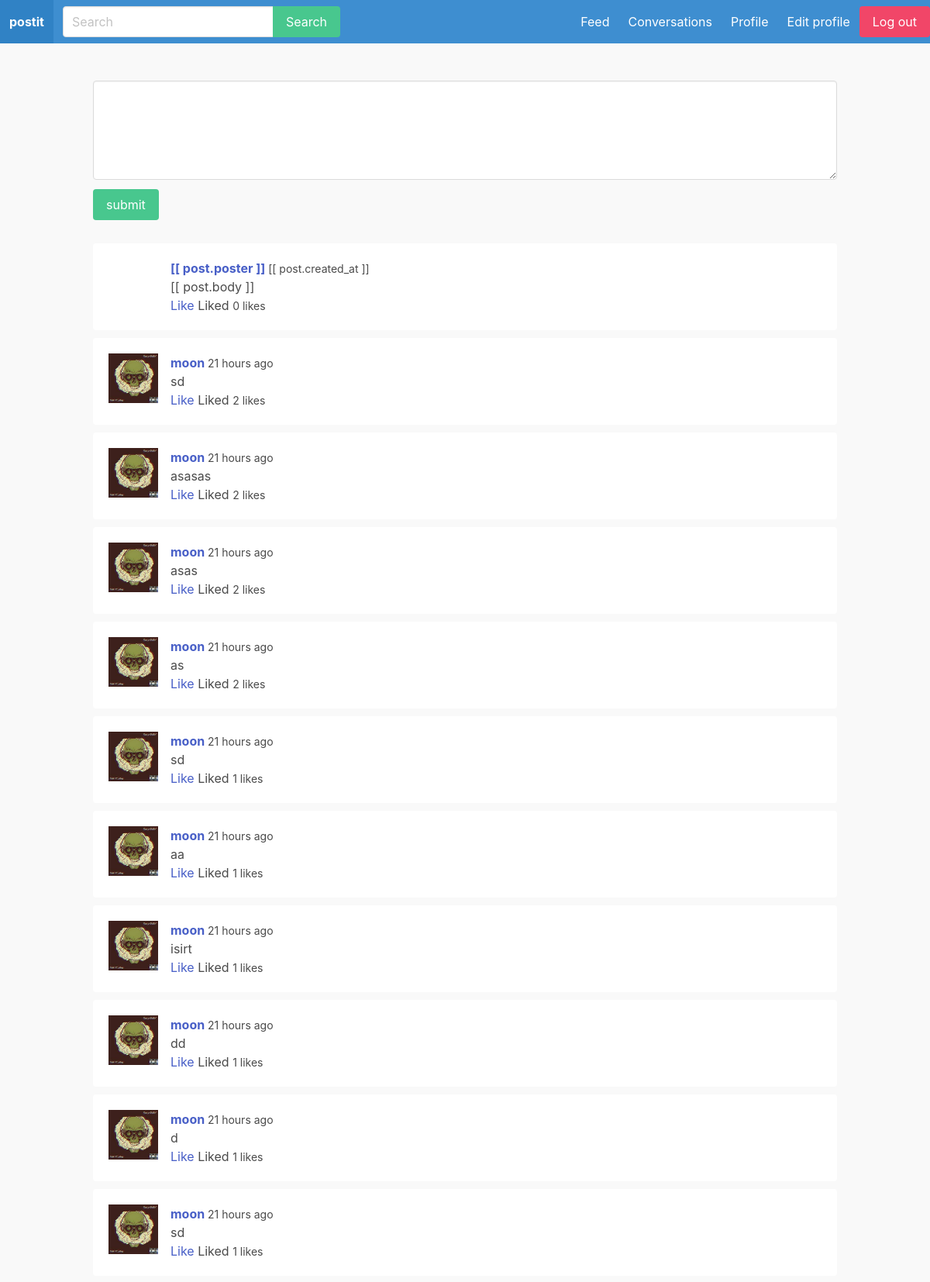
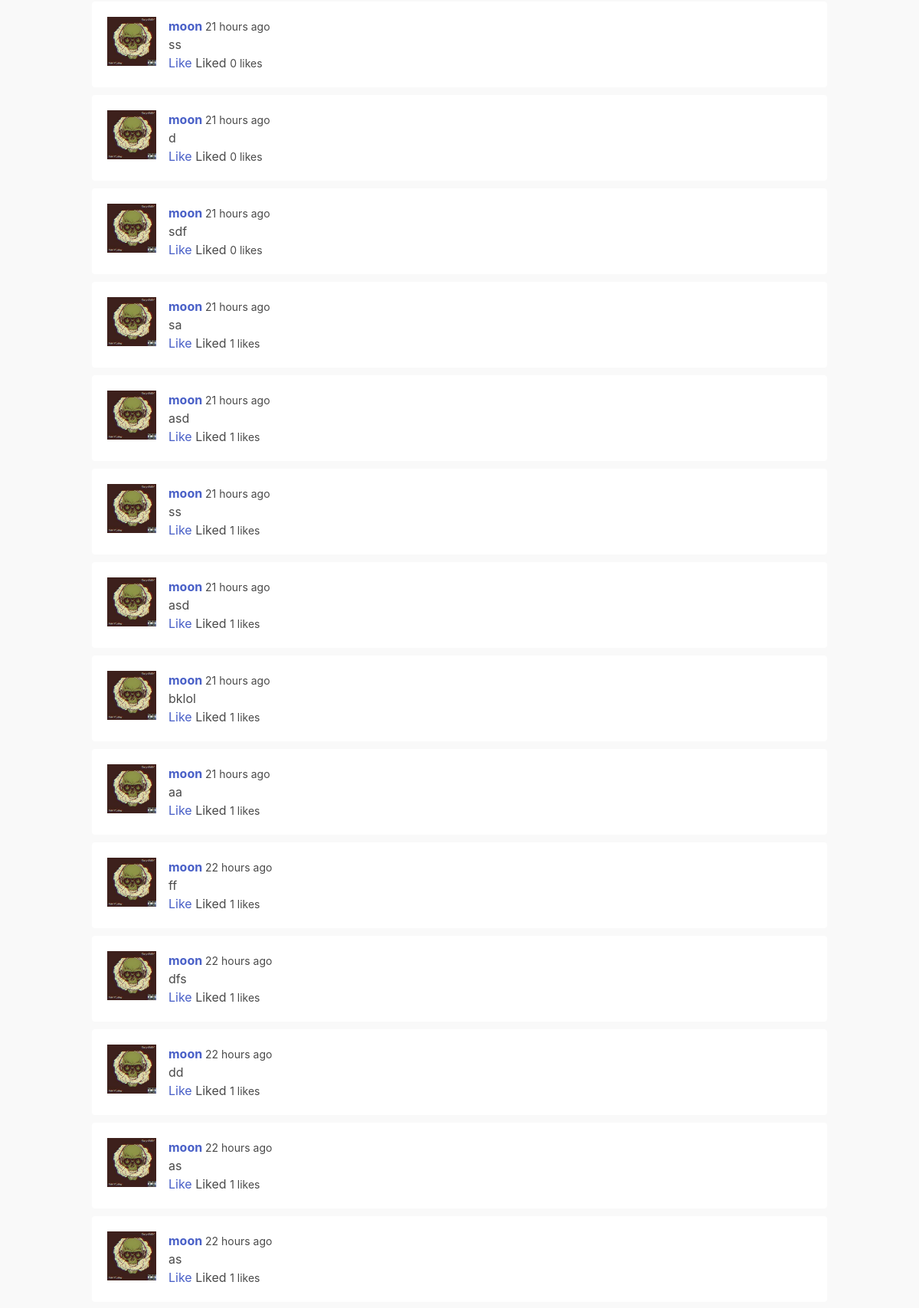
The page /feed/ (signed in, upper part) on the database its author committed (2 pictures, top to bottom).
### apps/feed/models.py (models this page shows)
class post(models.Model):
	body = models.CharField(max_length=255)
	created_by = models.ForeignKey(User, related_name='posts', on_delete= models.CASCADE)
	created_at = models.DateTimeField(auto_now_add=True)
	class Meta:
		ordering = ('-created_at', )

### apps/postitprofile/models.py (models this page shows)
class PostitProfile(models.Model):
	user = models.OneToOneField(User, on_delete=models.CASCADE)
	follows = models.ManyToManyField('self', related_name = "followed_by", symmetrical = False)
	avatar = models.ImageField(upload_to = 'uploads/', blank = True, null = True)

### apps/feed/views.py (the view)
# urls.py: path('feed/', feed, name = 'feed'),
@login_required
def feed(request):
	userids = [request.user.id]
	for poster in request.user.postitprofile.follows.all():
		userids.append(poster.user.id)
	posts = post.objects.filter(created_by_id__in=userids)
	for p in posts:
		likes = p.likes.filter(created_by_id = request.user.id)
		if likes.count() > 0:
			p.liked = True
		else:
			p.liked = False
	return render(request, 'feed/feed.html', {'posts': posts})

### apps/feed/templates/feed/feed.html (shortened to what this page needs)
{% extends 'core/base.html' %}
{% load humanize  %}
{% block content %}
	<div class="container" id = 'feedapp'>
		<div class="columns">
			<div class="column is-12">
				<div class="wrapper-form">
					<form v-on:submit.prevent = "submit_post()">
						<div class="field">
							<div class="control">
								<textarea class = "textarea" v-model = "body" placeholder = "What are you posting?">
								</textarea>
							</div>
						</div>
						<div class="field">
							<div class="control">
								<button class = "button is-success"> submit </button>
							</div>
						</div>
					</form>
				</div>
				<div class="wrapper-posts">
					<div class = "post" v-for = "post in posts">
						<article class="media">
							<figure class="media-left">
								<p class="image is-64x64">
								</p>
							</figure>
							<div class="media-content">
								<div class="content">
									<p>
										<strong> <a href = "{% url 'postitprofile' request.user.username %}">  [[ post.poster ]] </a></strong>
										<small> [[ post.created_at ]] </small>
										<br>
										[[ post.body ]]
										<br>
										<a @click="LikePost(post.id)" v-if="!liked_posts.includes(post.id)"> Like </a>
										<span v-if="liked_posts.includes(post.id)"> Liked </span>
										<small v-bind:id="dynamicid">0 likes</small>
									</p>
								</div>
							</div>
						</article>
					</div>
					{% for post in posts %}
						<div class="post">
							<article class="media">
								<figure class="media-left">
									<p class="image is-64x64">
										{%if post.created_by.postitprofile.avatar %}
											<img src="{{ post.created_by.postitprofile.avatar.url }}">
										{% endif %}
									</p>
								</figure>
								<div class="media-content">
									<div class="content">
										<p>
											<strong> <a href = "{% url 'postitprofile' post.created_by.username %}"> {{ post.created_by.username }} </a> </strong>
											<small> {{ post.created_at | naturaltime }} </small>
											<br>
											{{ post.body }}
											<br>
											<a @click="LikePost({{ post.id }})" v-if="!liked_posts.includes({{ post.id }})"> Like </a>
											<span v-if="liked_posts.includes({{ post.id }})"> Liked </span>
											<small id = "likes-{{ post.id }}">{{ post.likes.count }} likes</small>
										</p>
									</div>
								</div>
							</article>
						</div>
					{% endfor %}
				</div>
			</div>
		</div>
	</div>
{% endblock%}

### static/css/main.css (style rules this page uses)
body { background: #f9f9f9; }
.wrapper-posts { margin-top : 30px; }
.wrapper-posts .post { margin-bottom: 10px; padding: 20px; border-radius: 4px; background: white; }

### rows shown on the page
post: created_by.postitprofile.avatar (picture), created_by.username "moon", created_at "21 hours ago", body "sd", likes.count "2"
post: created_by.postitprofile.avatar (picture), created_by.username "moon", created_at "21 hours ago", body "asasas", likes.count "2"
post: created_by.postitprofile.avatar (picture), created_by.username "moon", created_at "21 hours ago", body "asas", likes.count "2"
post: created_by.postitprofile.avatar (picture), created_by.username "moon", created_at "21 hours ago", body "as", likes.count "2"
post: created_by.postitprofile.avatar (picture), created_by.username "moon", created_at "21 hours ago", body "sd", likes.count "1"
post: created_by.postitprofile.avatar (picture), created_by.username "moon", created_at "21 hours ago", body "aa", likes.count "1"
post: created_by.postitprofile.avatar (picture), created_by.username "moon", created_at "21 hours ago", body "isirt", likes.count "1"
post: created_by.postitprofile.avatar (picture), created_by.username "moon", created_at "21 hours ago", body "dd", likes.count "1"
post: created_by.postitprofile.avatar (picture), created_by.username "moon", created_at "21 hours ago", body "d", likes.count "1"
post: created_by.postitprofile.avatar (picture), created_by.username "moon", created_at "21 hours ago", body "sd", likes.count "1"
post: created_by.postitprofile.avatar (picture), created_by.username "moon", created_at "21 hours ago", body "ss", likes.count "0"
post: created_by.postitprofile.avatar (picture), created_by.username "moon", created_at "21 hours ago", body "d", likes.count "0"
post: created_by.postitprofile.avatar (picture), created_by.username "moon", created_at "21 hours ago", body "sdf", likes.count "0"
post: created_by.postitprofile.avatar (picture), created_by.username "moon", created_at "21 hours ago", body "sa", likes.count "1"
post: created_by.postitprofile.avatar (picture), created_by.username "moon", created_at "21 hours ago", body "asd", likes.count "1"
post: created_by.postitprofile.avatar (picture), created_by.username "moon", created_at "21 hours ago", body "ss", likes.count "1"
post: created_by.postitprofile.avatar (picture), created_by.username "moon", created_at "21 hours ago", body "asd", likes.count "1"
post: created_by.postitprofile.avatar (picture), created_by.username "moon", created_at "21 hours ago", body "bklol", likes.count "1"
post: created_by.postitprofile.avatar (picture), created_by.username "moon", created_at "21 hours ago", body "aa", likes.count "1"
post: created_by.postitprofile.avatar (picture), created_by.username "moon", created_at "22 hours ago", body "ff", likes.count "1"
post: created_by.postitprofile.avatar (picture), created_by.username "moon", created_at "22 hours ago", body "dfs", likes.count "1"
post: created_by.postitprofile.avatar (picture), created_by.username "moon", created_at "22 hours ago", body "dd", likes.count "1"
post: created_by.postitprofile.avatar (picture), created_by.username "moon", created_at "22 hours ago", body "as", likes.count "1"
post: created_by.postitprofile.avatar (picture), created_by.username "moon", created_at "22 hours ago", body "as", likes.count "1"
